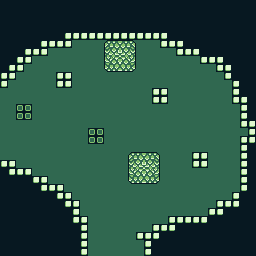

The image is a tile-based game level rendered from a .tmx file. Its description and complete source (layers, tilesets, objects, tile grids) follow:
An orthogonal 32x32 tile map with 8x8 px tiles, 1 tile layer (Tile Layer 1).

<map version="1.2" tiledversion="1.3.2" orientation="orthogonal" renderorder="right-down" compressionlevel="0" width="32" height="32" tilewidth="8" tileheight="8" infinite="0" nextlayerid="2" nextobjectid="1">
 <tileset firstgid="1" source="re-pear_tiled.tsx" />
 <layer id="1" name="Tile Layer 1" width="32" height="32">
  <data encoding="csv">
29,29,29,29,29,29,29,29,29,29,29,29,29,29,29,29,29,29,29,29,29,29,29,29,29,29,29,29,29,29,29,29,
29,29,29,29,29,29,29,29,29,29,29,29,29,29,29,29,29,29,29,29,29,29,29,29,29,29,29,29,29,29,29,29,
29,29,29,29,29,29,29,29,29,29,29,29,29,29,29,29,29,29,29,29,29,29,29,29,29,29,29,29,29,29,29,29,
29,29,29,29,29,29,29,29,29,29,29,29,29,29,29,29,29,29,29,29,29,29,29,29,29,29,29,29,29,29,29,29,
29,29,29,29,29,29,29,29,21,21,21,21,21,21,21,21,21,21,21,21,21,29,29,29,29,29,29,29,29,29,29,29,
29,29,29,29,29,21,21,21,21,22,22,22,22,17,18,19,20,22,22,22,21,21,21,29,29,29,29,29,29,29,29,29,
29,29,29,21,21,21,22,22,22,22,22,22,22,25,26,27,28,22,22,22,22,22,21,21,21,29,29,29,29,29,29,29,
29,29,21,21,22,22,22,22,22,22,22,22,22,49,50,51,52,22,22,22,22,22,22,22,22,21,21,21,29,29,29,29,
29,21,21,22,22,22,22,22,22,22,22,22,22,57,58,59,60,22,22,22,22,22,22,22,22,22,22,21,21,29,29,29,
21,21,22,22,22,22,22,21,21,22,22,22,22,22,22,22,22,22,22,22,22,22,22,22,22,22,22,22,21,29,29,29,
21,22,22,22,22,22,22,21,21,22,22,22,22,22,22,22,22,22,22,22,22,22,22,22,22,22,22,22,22,21,29,29,
22,22,22,22,22,22,22,22,22,22,22,22,22,22,22,22,22,22,22,21,21,22,22,22,22,22,22,22,22,21,29,29,
22,22,22,22,22,22,22,22,22,22,22,22,22,22,22,22,22,22,22,21,21,22,22,22,22,22,22,22,22,21,21,29,
22,22,30,30,22,22,22,22,22,22,22,22,22,22,22,22,22,22,22,22,22,22,22,22,22,22,22,22,22,22,21,29,
22,22,30,30,22,22,22,22,22,22,22,22,22,22,22,22,22,22,22,22,22,22,22,22,22,22,22,22,22,22,21,29,
22,22,22,22,22,22,22,22,22,22,22,22,22,22,22,22,22,22,22,22,22,22,22,22,22,22,22,22,22,22,21,21,
22,22,22,22,22,22,22,22,22,22,22,30,30,22,22,22,22,22,22,22,22,22,22,22,22,22,22,22,22,22,22,21,
22,22,22,22,22,22,22,22,22,22,22,30,30,22,22,22,22,22,22,22,22,22,22,22,22,22,22,22,22,22,21,21,
22,22,22,22,22,22,22,22,22,22,22,22,22,22,22,22,22,22,22,22,22,22,22,22,22,22,22,22,22,22,21,29,
22,22,22,22,22,22,22,22,22,22,22,22,22,22,22,22,17,18,19,20,22,22,22,22,21,21,22,22,22,22,21,29,
21,21,22,22,22,22,22,22,22,22,22,22,22,22,22,22,25,26,27,28,22,22,22,22,21,21,22,22,22,22,21,29,
29,21,21,21,22,22,22,22,22,22,22,22,22,22,22,22,49,50,51,52,22,22,22,22,22,22,22,22,22,22,21,29,
29,29,29,29,21,21,22,22,22,22,22,22,22,22,22,22,57,58,59,60,22,22,22,22,22,22,22,22,22,22,21,29,
29,29,29,29,29,21,21,21,22,22,22,22,22,22,22,22,22,22,22,22,22,22,22,22,22,22,22,22,22,22,21,29,
29,29,29,29,29,29,29,21,21,22,22,22,22,22,22,22,22,22,22,22,22,22,22,22,22,22,22,22,22,21,29,29,
29,29,29,29,29,29,29,29,21,21,22,22,22,22,22,22,22,22,22,22,22,22,22,22,22,22,22,21,21,21,29,29,
29,29,29,29,29,29,29,29,29,21,22,22,22,22,22,22,22,22,22,22,22,22,22,22,22,22,21,21,29,29,29,29,
29,29,29,29,29,29,29,29,29,21,21,22,22,22,22,22,22,22,22,22,22,21,21,21,21,21,29,29,29,29,29,29,
29,29,29,29,29,29,29,29,29,29,21,22,22,22,22,22,22,22,22,21,21,21,29,29,29,29,29,29,29,29,29,29,
29,29,29,29,29,29,29,29,29,29,21,22,22,22,22,22,22,21,21,21,29,29,29,29,29,29,29,29,29,29,29,29,
29,29,29,29,29,29,29,29,29,29,21,22,22,22,22,22,22,22,21,29,29,29,29,29,29,29,29,29,29,29,29,29,
29,29,29,29,29,29,29,29,29,29,21,22,22,22,22,22,22,22,21,29,29,29,29,29,29,29,29,29,29,29,29,29
</data>
 </layer>
</map>
